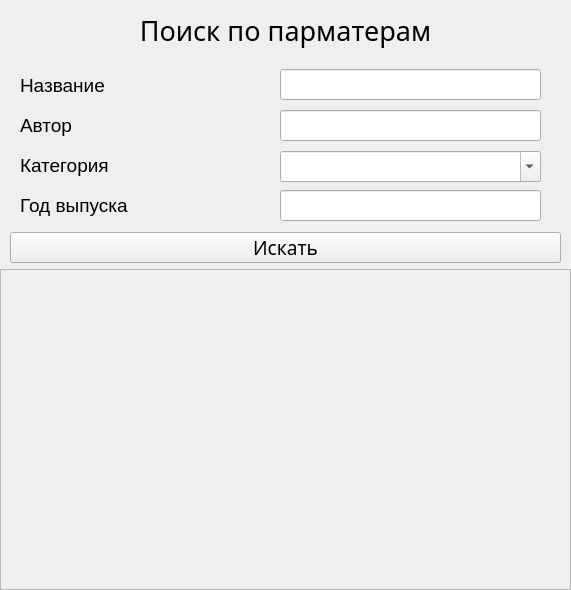
<?xml version="1.0" encoding="UTF-8"?>
<ui version="4.0">
 <class>Form</class>
 <widget class="QWidget" name="Form">
  <property name="geometry">
   <rect>
    <x>0</x>
    <y>0</y>
    <width>571</width>
    <height>590</height>
   </rect>
  </property>
  <property name="windowTitle">
   <string>Form</string>
  </property>
  <widget class="QLabel" name="label">
   <property name="geometry">
    <rect>
     <x>10</x>
     <y>10</y>
     <width>551</width>
     <height>41</height>
    </rect>
   </property>
   <property name="font">
    <font>
     <family>Sitka Heading</family>
     <pointsize>20</pointsize>
    </font>
   </property>
   <property name="text">
    <string>Поиск по парматерам</string>
   </property>
   <property name="alignment">
    <set>Qt::AlignCenter</set>
   </property>
  </widget>
  <widget class="QLabel" name="label_2">
   <property name="geometry">
    <rect>
     <x>20</x>
     <y>70</y>
     <width>251</width>
     <height>31</height>
    </rect>
   </property>
   <property name="font">
    <font>
     <pointsize>14</pointsize>
    </font>
   </property>
   <property name="text">
    <string>Название</string>
   </property>
  </widget>
  <widget class="QLabel" name="label_3">
   <property name="geometry">
    <rect>
     <x>20</x>
     <y>110</y>
     <width>251</width>
     <height>31</height>
    </rect>
   </property>
   <property name="font">
    <font>
     <pointsize>14</pointsize>
    </font>
   </property>
   <property name="text">
    <string>Автор</string>
   </property>
  </widget>
  <widget class="QLabel" name="label_4">
   <property name="geometry">
    <rect>
     <x>20</x>
     <y>150</y>
     <width>251</width>
     <height>31</height>
    </rect>
   </property>
   <property name="font">
    <font>
     <pointsize>14</pointsize>
    </font>
   </property>
   <property name="text">
    <string>Категория</string>
   </property>
  </widget>
  <widget class="QLabel" name="label_5">
   <property name="geometry">
    <rect>
     <x>20</x>
     <y>190</y>
     <width>251</width>
     <height>31</height>
    </rect>
   </property>
   <property name="font">
    <font>
     <pointsize>14</pointsize>
    </font>
   </property>
   <property name="text">
    <string>Год выпуска</string>
   </property>
  </widget>
  <widget class="QLineEdit" name="title_edit">
   <property name="geometry">
    <rect>
     <x>280</x>
     <y>69</y>
     <width>261</width>
     <height>31</height>
    </rect>
   </property>
   <property name="font">
    <font>
     <family>Sitka Subheading</family>
     <pointsize>14</pointsize>
    </font>
   </property>
   <property name="text">
    <string/>
   </property>
  </widget>
  <widget class="QLineEdit" name="author_edit">
   <property name="geometry">
    <rect>
     <x>280</x>
     <y>110</y>
     <width>261</width>
     <height>31</height>
    </rect>
   </property>
   <property name="font">
    <font>
     <family>Sitka Subheading</family>
     <pointsize>14</pointsize>
    </font>
   </property>
   <property name="text">
    <string/>
   </property>
  </widget>
  <widget class="QLineEdit" name="year_edit">
   <property name="geometry">
    <rect>
     <x>280</x>
     <y>190</y>
     <width>261</width>
     <height>31</height>
    </rect>
   </property>
   <property name="font">
    <font>
     <family>Sitka Subheading</family>
     <pointsize>14</pointsize>
    </font>
   </property>
   <property name="text">
    <string/>
   </property>
  </widget>
  <widget class="QComboBox" name="category_box">
   <property name="geometry">
    <rect>
     <x>280</x>
     <y>151</y>
     <width>261</width>
     <height>31</height>
    </rect>
   </property>
   <property name="editable">
    <bool>true</bool>
   </property>
  </widget>
  <widget class="QScrollArea" name="scroll_area">
   <property name="geometry">
    <rect>
     <x>0</x>
     <y>269</y>
     <width>571</width>
     <height>321</height>
    </rect>
   </property>
   <property name="widgetResizable">
    <bool>true</bool>
   </property>
   <widget class="QWidget" name="qwidget">
    <property name="geometry">
     <rect>
      <x>0</x>
      <y>0</y>
      <width>569</width>
      <height>319</height>
     </rect>
    </property>
   </widget>
  </widget>
  <widget class="QPushButton" name="search_button">
   <property name="geometry">
    <rect>
     <x>10</x>
     <y>232</y>
     <width>551</width>
     <height>31</height>
    </rect>
   </property>
   <property name="font">
    <font>
     <family>Sitka Subheading</family>
     <pointsize>14</pointsize>
    </font>
   </property>
   <property name="text">
    <string>Искать</string>
   </property>
  </widget>
 </widget>
 <resources/>
 <connections/>
</ui>
